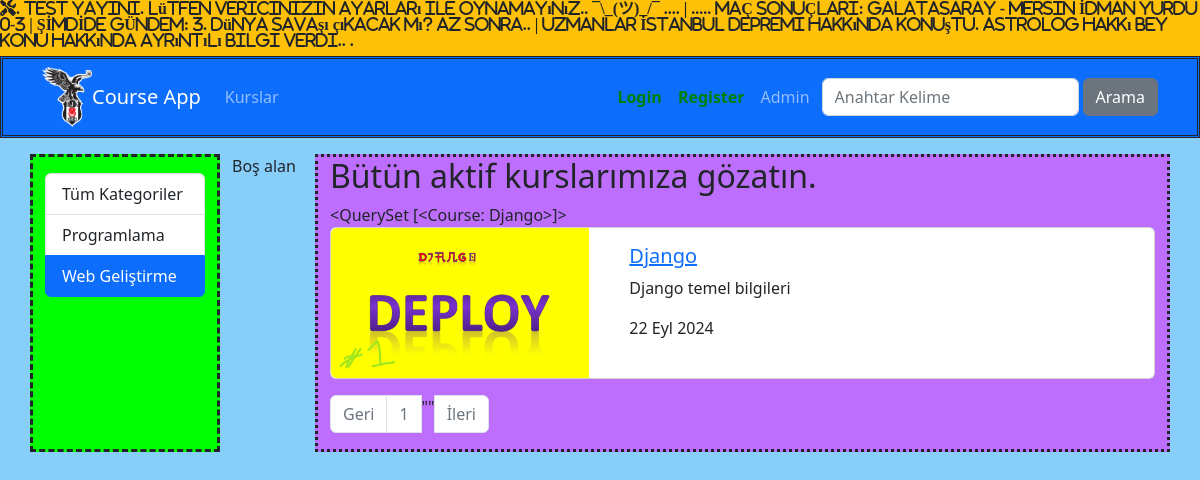
Screenshot of /kurslar/kategori/web-gelistirme with the database file from the repository.
### courses/models.py (models this page shows, shortened)
class Category(models.Model):
    name = models.CharField( max_length=50)
    slug = models.SlugField(default= "", null=False, unique=True, db_index = True, max_length=50)

class Course(models.Model):
    title = models.CharField(max_length=50)
    description = models.TextField()
    subtitle = models.CharField(max_length=100, default="")   #ckeditor4
    image = models.FileField(upload_to="images", default ="")  #yüklenen dosyaları uploads/images klasörüne kaydeder. ImageField çalışmazsa FileField kullanılabilir.
    date = models.DateField(auto_now=True)
    isActive = models.BooleanField(default=False)
    isHome = models.BooleanField(default = False)
    slug = models.SlugField(default = "", null=False, blank=True,  unique=True, db_index=True)
    categories = models.ManyToManyField(Category,)
    def __str__(self):
        return f"{self.title}"

### courses/views.py (the view)
# urls.py: path('kategori/<slug:slug>', views.getCoursesByCategory, name='courses_by_category'),
def getCoursesByCategory(request, slug):
    kurslar  = Course.objects.filter( categories__slug= slug, isActive = True).order_by("date")#category__slug = slug,
    kategoriler = Category.objects.all()
    paginator = Paginator(kurslar, 3) #filtrelenmiş kursları her sayfada 5'er adet göster
    page = request.GET.get('page', 1) #query'den gelen page number'ı kullan
    page_obj = paginator.page(page) #page e düşen kursları pageob'e at
    print(page_obj.paginator.count) #toplam ürün sayısı
    print(page_obj.paginator.num_pages) # toplam sayfa sayısı
    return render(request, 'courses/list.html', {
        'categories': kategoriler,
        'courses': kurslar,
        'page_obj': page_obj,
        'seciliKategori': slug
    })

### courses/templates/courses/list.html (shortened to what this page needs)
{% extends "layout.html" %}
{% load static %}
{% block css_files %}
        <link rel="stylesheet" href="{%static 'courses/css/style.css'%}">
{% endblock  %}
{% block content %}
        <div class="container mt-3"  >
                <div class="row">
                    <div class="col-2" style="border:dashed; background-color:Lime  ">
                    {% include 'courses/partials/_categories.html' %}
                       </div>
                <div class="col-1" style="">
                                Boş alan
                </div>
                <div class="col-9" style="border:dotted; background:#BE6EFD">
                <h2>Bütün aktif kurslarımıza gözatın. </h2>
                        {{page_obj.paginator.object_list}}
                        {% for course  in page_obj.object_list %}
                                         {% include 'courses/partials/_course.html' %}
                        {% endfor %}
                        {% include "courses/partials/_pagination.html" %}
                        </div>
                </div>
        </div>
{% endblock  %}

### courses/templates/courses/partials/_categories.html
<div class="list-group mt-3">
    <a href="/kurslar"     class="list-group-item list-group-item-action"> Tüm Kategoriler </a>
    {% for  category in categories %}
    <a href="{% url "courses_by_category" category.slug%}"     class="list-group-item list-group-item-action {% if seciliKategori == category.slug %}active{% endif %}">{{category.name|title}}</a>
    {% endfor %}
</div>

### courses/templates/courses/partials/_course.html
 {% load static %}
<div class="card mb-3">
    <div class="row">
        <div class="col-4">
            <img
                class="img-fluid rounded-start"
                src="{{course.image.url}}"
                alt="course.title"
            />
        </div>
        <div class="col-8">
            <div class="card-body">
                <h5 class="card-title"> <a href="{% url "course_details" course.slug %}">{{course.title }}</a></h5>
                <p class="card-text">{{course.subtitle|truncatechars:150}}</p>
                <p>{{course.date|date:'SHORT_DATE_FORMAT'}}</p>
            </div>
        </div>
    </div>
</div>

### courses/static/courses/css/style.css (style rules this page uses)
body { background-color: lightskyblue; }

### rows the page displays
Category: name "Programlama"
Category: name "Web Geliştirme"
Course: paginator.object_list "<QuerySet [<Course: Django>]>", image (picture), title "Django", subtitle "Django temel bilgileri", date "22 Eyl 2024"

### other values shown
{{ i }} "1"
